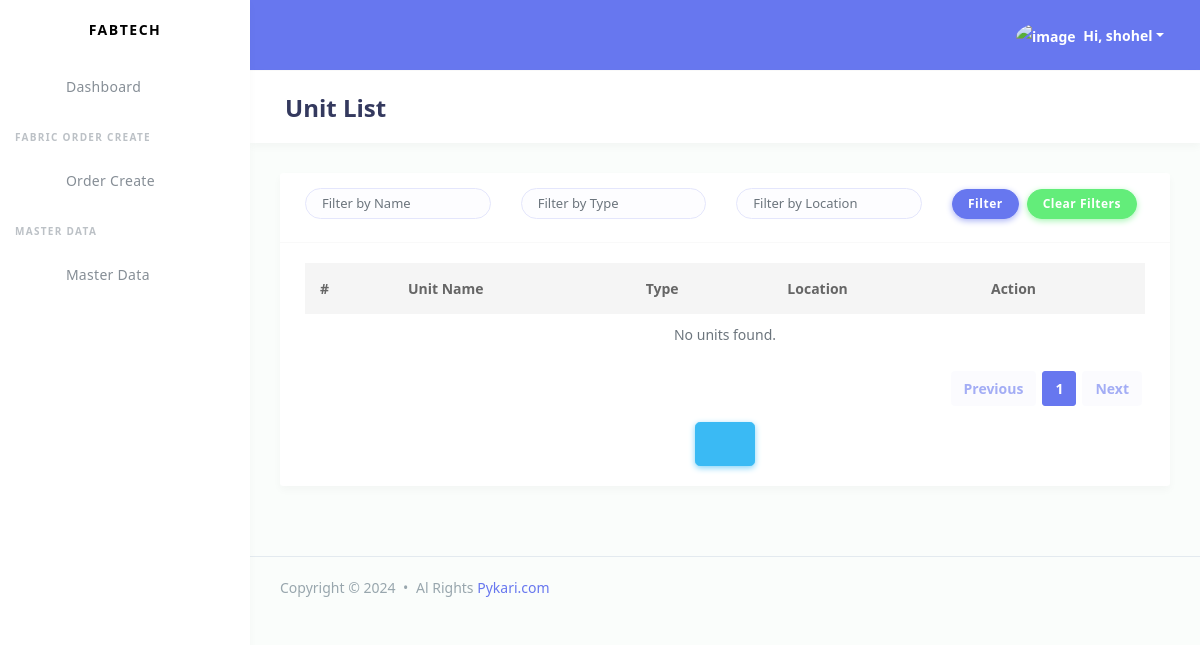
Before: /fabricmanagement/unit/ (signed in) with the older database file.
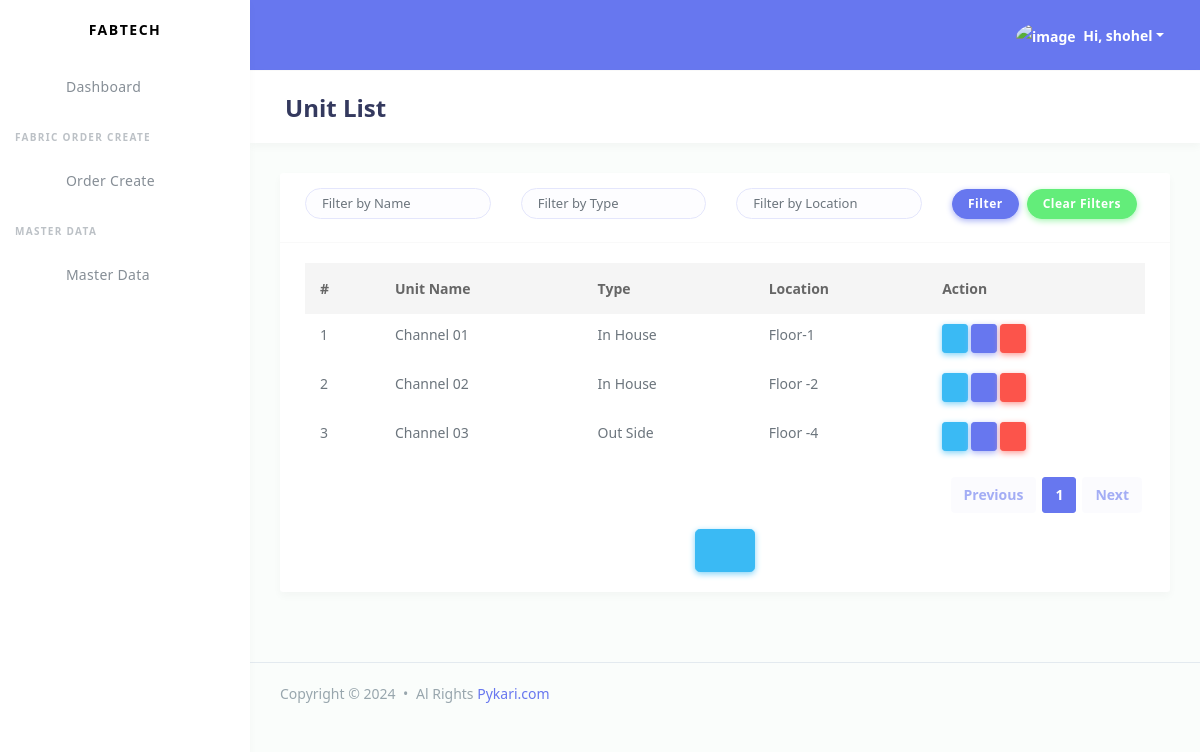
After: the same page with the newer database file.
### accounts/models.py (models this page shows)
class User(AbstractUser):
    user_type_choices = (
        ('1', "Admin"),
        ('2', "Planning"),
        ('3', "Yarn Store"),
        ('4', "Fabric Store"),
        ('5', "Floor")
    )
    user_type = models.CharField(max_length=120, choices=user_type_choices, default='1')

### fabricmanagement/models.py (models this page shows)
class Unit(models.Model):
    name = models.CharField(max_length=120, unique=True)
    type = models.CharField(max_length=50)
    location = models.CharField(max_length=120)
    created_at = models.DateTimeField(auto_now_add=True)
    updated_at = models.DateTimeField(null=True)
    created_by = models.ForeignKey(
        settings.AUTH_USER_MODEL,
        on_delete=models.CASCADE,
        related_name='unit_created'
    )
    updated_by = models.ForeignKey(
        settings.AUTH_USER_MODEL,
        on_delete=models.SET_NULL,
        null=True,
        blank=True,
        related_name='unit_updated'
    )
    class Meta:
        indexes = [
            models.Index(fields=['name']),
        ]

### fabricmanagement/MasterDataView.py (the view)
# urls.py: path('unit/', MasterDataView.UnitListView.as_view(), name='unit_list'),
class UnitListView(LoginRequiredMixin,ListView):
    model = Unit
    template_name = 'unit/index.html'
    paginate_by = 10
    login_url = reverse_lazy('admin_singin')
    def get_queryset(self):
        filter_name = self.request.GET.get('name', '')
        filter_type = self.request.GET.get('type', '')
        filter_location = self.request.GET.get('location', '')
        queryset = Unit.objects.all()
        if filter_name:
            queryset = queryset.filter(name__icontains=filter_name)
        if filter_type:
            queryset = queryset.filter(type__icontains=filter_type)
        if filter_location:
            queryset = queryset.filter(location__icontains=filter_location)
        return queryset

### fabricmanagement/templates/unit/index.html (shortened to what this page needs)
{% extends "accounts/master/base.html" %}
{% block page_title %}
    Unit List
{% endblock page_title %}
{% block page_body %}
<div class="card">
    <div class="card-header">
        <form method="GET">
            <div class="row">
                <div class="col mb-2">
                    <input type="text" name="name" class="form-control form-control-lg" placeholder="Filter by Name" value="{{ request.GET.name }}">
                </div>
                <div class="col mb-2">
                    <input type="text" name="type" class="form-control form-control-lg" placeholder="Filter by Type" value="{{ request.GET.type }}">
                </div>
                <div class="col mb-2">
                    <input type="text" name="location" class="form-control form-control-lg" placeholder="Filter by Location" value="{{ request.GET.location }}">
                </div>
                <div class="col mb-2 d-flex align-items-end">
                    <button type="submit" class="btn btn-primary">Filter</button>
                    <a href="{% url 'unit_list' %}" class="btn btn-success mx-2">Clear Filters</a>
                </div>
            </div>
        </form>
    </div>
    <div class="card-body">
        <div class="table-responsive">
            <table class="table table-bunited table-md">
                <thead>
                    <tr>
                        <th>#</th>
                        <th>Unit Name</th>
                        <th>Type</th>
                        <th>Location</th>
                        <th>Action</th>
                    </tr>
                </thead>
                <tbody>
                    {% for unit in unit_list %}
                        <tr>
                            <td>{{ forloop.counter }}</td>
                            <td>{{ unit.name }}</td>
                            <td>{{ unit.type }}</td>
                            <td>{{ unit.location }}</td>
                            <td>
                                <a href="{% url "unit_detail" unit.id %}" class="btn btn-info btn-sm d-inline-block">
                                    <i class="fas fa-eye"></i>
                                </a>
                                <a href="{% url "unit_update" unit.id %}" class="btn btn-primary btn-sm d-inline-block">
                                    <i class="fas fa-pen"></i>
                                </a>
                                <form method="post" action="{% url 'unit_delete' unit.id %}" class="d-inline-block" id="deleteForm{{ unit.id }}">
                                    <button type="button" class="btn btn-danger btn-sm" onclick="confirmDelete({{ unit.id }});">
                                        <i class="fas fa-trash-alt"></i>
                                    </button>
                                </form>
                            </td>
                        </tr>
                    {% empty %}
                        <tr>
                            <td colspan="7" class="text-center">No units found.</td>
                        </tr>
                    {% endfor %}
                </tbody>
            </table>
        </div>
        {% include "accounts/master/pagination.html" %}
        <div class="text-center">
            <a href="{% url 'unit_create' %}" class="btn btn-info btn-lg align-items-center">
                <i class="fas fa-plus-circle fs-3 me-2"></i>
            </a>
        </div>
    </div>
{% endblock page_body %}

### accounts/templates/accounts/master/base.html (shortened to what this page needs)
{% load static %}
<!DOCTYPE html>
<html lang="en">
<head>
  <link rel="stylesheet" href="{% static '/modules/bootstrap/css/bootstrap.min.css' %}">
  <link rel="stylesheet" href="{% static '/modules/fontawesome/css/all.min.css' %}">
  <link rel="stylesheet" href="{% static '/modules/jqvmap/dist/jqvmap.min.css' %}">
  <link rel="stylesheet" href="{% static '/modules/summernote/summernote-bs4.css' %}">
  <link rel="stylesheet" href="{% static '/modules/owlcarousel2/dist/assets/owl.carousel.min.css' %}">
  <link rel="stylesheet" href="{% static '/modules/owlcarousel2/dist/assets/owl.theme.default.min.css' %}">
  <link rel="stylesheet" href="{% static '/css/style.css' %}">
  <link rel="stylesheet" href="{% static '/css/components.css' %}">
</head>
<body>
  <div id="app">
    <div class="main-wrapper main-wrapper-1">
      {% include "accounts/master/navbar.html" %}
      {% include "accounts/master/sidebar.html" %}
      <div class="main-content">
        <section class="section">
          <div class="section-header">
            <h1>{% block page_title %}{% endblock page_title %}</h1>
          </div>
          {% block page_body %}{% endblock page_body %}
        </section>
      </div>
      {% include "accounts/master/footer.html" %}
    </div>
  </div>
</body>
</html>

### accounts/templates/accounts/master/navbar.html (shortened to what this page needs)
{% load static %}
<div class="navbar-bg"></div>
      <nav class="navbar navbar-expand-lg main-navbar">
        <form class="form-inline mr-auto">
          <ul class="navbar-nav mr-3">
            <li><a href="#" data-toggle="sidebar" class="nav-link nav-link-lg"><i class="fas fa-bars"></i></a></li>
          </ul>
        </form>
        <ul class="navbar-nav navbar-right">
          <li class="dropdown"><a href="#" data-toggle="dropdown" class="nav-link dropdown-toggle nav-link-lg nav-link-user">
            <img alt="image" src="{% static '/img/avatar/avatar-1.png' %}" class="rounded-circle mr-1">
            <div class="d-sm-none d-lg-inline-block">Hi, {{ request.user.username }}</div></a>
          </li>
        </ul>
      </nav>

### accounts/templates/accounts/master/sidebar.html (shortened to what this page needs)
<div class="main-sidebar sidebar-style-2">
    <aside id="sidebar-wrapper">
      <div class="sidebar-brand">
        <a href="index.html">FabTech</a>
      </div>
      {% if request.user.user_type == '2' %}
      <ul class="sidebar-menu">
        <li>
            <a class="nav-link" href="{% url "dashboard" %}">
                <i class="fas fa-fire"></i>
                 <span>Dashboard</span>
            </a>
        </li>
        <li class="menu-header">Fabric Order Create</li>
        <li>
          <a class="nav-link" href="{% url "order_list" %}">
            <i class="far fa-square"></i>
            <span>Order Create</span>
          </a>
        </li>
        <li class="menu-header">Master Data</li>
        <li class="dropdown">
          <a href="#" class="nav-link has-dropdown" data-toggle="dropdown"><i class="fas fa-columns"></i> <span>Master Data</span></a>
        </li>
      </ul>
      {% endif %}
    </aside>
  </div>

### accounts/templates/accounts/master/pagination.html
<div class="d-flex justify-content-end">
    <nav aria-label="Page navigation">
        <ul class="pagination">
            {% if page_obj.has_previous %}
                <li class="page-item">
                    <a class="page-link" href="?filter={{ filter }}&orderby={{ orderby }}&page={{ page_obj.previous_page_number }}">Previous</a>
                </li>
            {% else %}
                <li class="page-item disabled">
                    <a class="page-link" href="#">Previous</a>
                </li>
            {% endif %}
            {% for i in paginator.page_range %}
                <li class="page-item {% if i == page_obj.number %}active{% endif %}">
                    <a class="page-link" href="?filter={{ filter }}&orderby={{ orderby }}&page={{ i }}">{{ i }}</a>
                </li>
            {% endfor %}
            {% if page_obj.has_next %}
                <li class="page-item">
                    <a class="page-link" href="?filter={{ filter }}&orderby={{ orderby }}&page={{ page_obj.next_page_number }}">Next</a>
                </li>
            {% else %}
                <li class="page-item disabled">
                    <a class="page-link" href="#">Next</a>
                </li>
            {% endif %}
        </ul>
    </nav>
</div>

### accounts/templates/accounts/master/footer.html (shortened to what this page needs)
<footer class="main-footer">
    <div class="footer-center">
      Copyright &copy; 2024 <div class="bullet"></div> Al Rights  <a href="https://nauval.in/">Pykari.com</a>
    </div>
  </footer>

Changed rows visible on the page:
added Unit: name "Channel 01", type "In House", location "Floor-1"
added Unit: name "Channel 02", type "In House", location "Floor -2"
added Unit: name "Channel 03", type "Out Side", location "Floor -4"
Other visible differences:
text no longer shown: "No units found."
